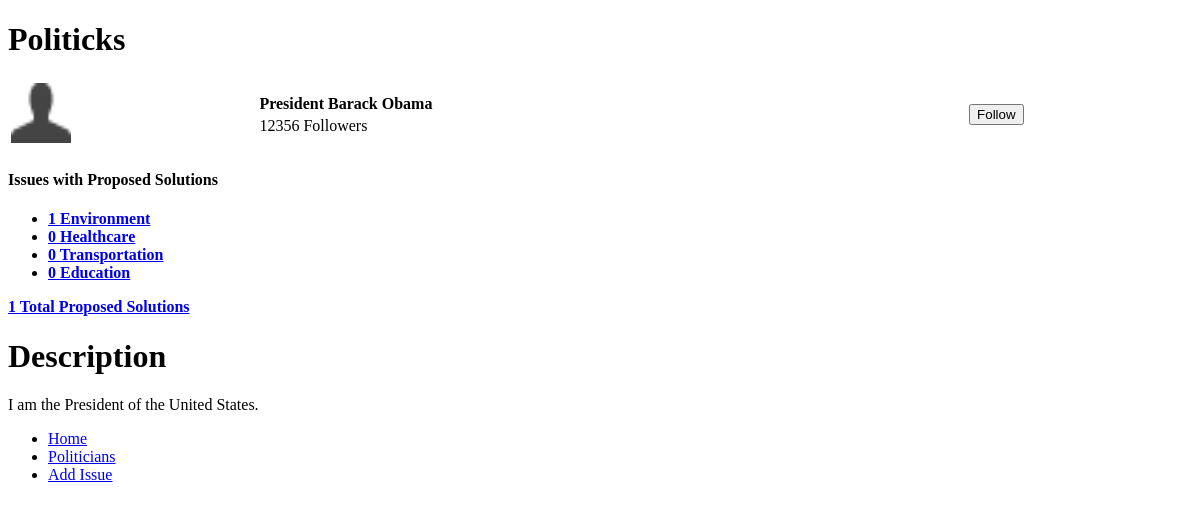
The app's page /politicianprofile.php?id=1 (signed in), older data.
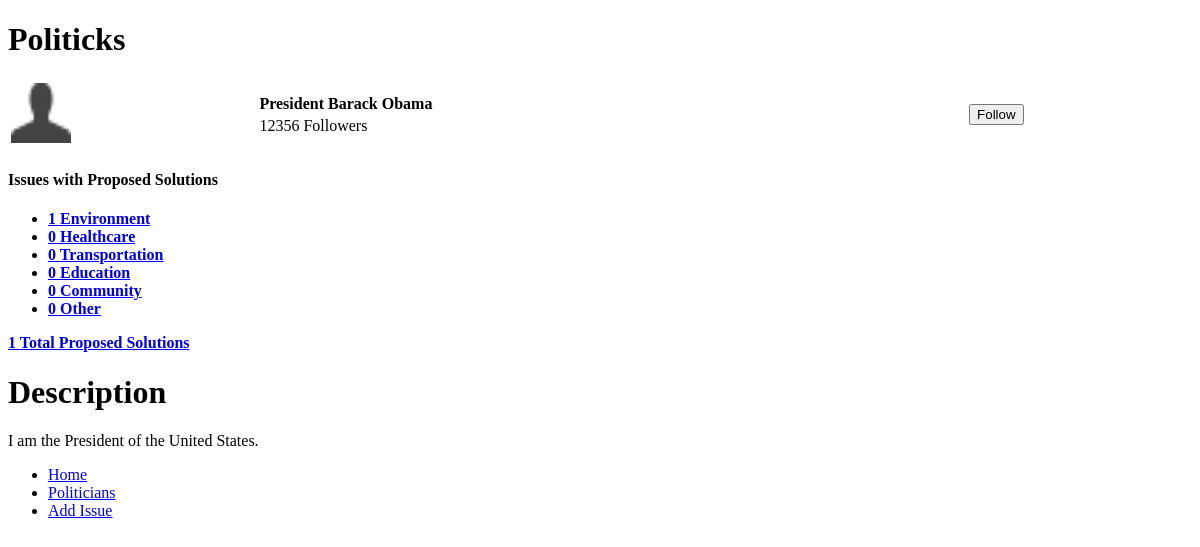
The same page, newer data.
### tables this page shows
CREATE TABLE IF NOT EXISTS `politicians` (
  `id` int(11) NOT NULL AUTO_INCREMENT,
  `name` tinytext NOT NULL,
  `followers` int(11) NOT NULL DEFAULT '0',
  `description` text NOT NULL,
  `image` varchar(100) NOT NULL,
  `email` varchar(50) NOT NULL,
  PRIMARY KEY (`id`),
  UNIQUE KEY `email` (`email`)
);

CREATE TABLE IF NOT EXISTS `categories` (
  `id` int(11) NOT NULL AUTO_INCREMENT,
  `name` tinytext NOT NULL,
  `icon` varchar(75) NOT NULL,
  PRIMARY KEY (`id`)
);

### politicianprofile.php (the view, shortened to what this page needs)
<?php include_once("header.php") ?>
	<div data-role="content">
<?php
	if(isset($_GET["id"])){
		$query = sprintf("select * from politicians where id='%s'",mysql_real_escape_string($_GET["id"]));
		$result = mysql_query($query);
		$row = mysql_fetch_array($result);
		$id = $row["id"];
		$name = $row["name"];
		$followers = $row["followers"];
		$description = $row["description"];
		$issuesgrid = "";
		$query = "select * from categories";
		$result = mysql_query($query);
		$totalcount = 0;
		while ($row=mysql_fetch_array($result)){
			$query = sprintf("select * from proposedsolutions where politician_id='%s' and category_id='%s'", mysql_real_escape_string($id), mysql_real_escape_string($row["id"]));
			$countresult = mysql_query($query);
			$count = mysql_num_rows($countresult);
			$totalcount += $count;
			$issuesgrid .= "<li><a href=\"politicianissues.php?pid=".$_GET['id']."&cid=".$row['id']."\" id=\"".$row["name"]."\" data-icon=\"custom\" data-theme=\"c\">".$count." ".$row['name']."</a></li>";
		}
	}else{
  		redirect_to_URL("politicians.php");
	}
?>
		<table width="100%">
			<tr>
				<td>
					<img src="images/icons/111-user.png" width="60px" height="60px"></img>
				</td>
				<td>
					<table>
					<tr><td>
						<b><?= $name; ?></b>
					</td></tr>
					<tr><td>
						<?= $followers; ?> Followers
					</td></tr>
					</table>
				</td>
				<td>
					<p align="right">
					<?php
						$q = sprintf("select * from userstopoliticians where politician_id='%s' and user_id='%s'", mysql_real_escape_string($id), mysql_real_escape_string($_SESSION["userid"]));
						$result = mysql_query($q);
						if(mysql_num_rows($result) == 0){
							$output = 	"<input type=\"submit\" value=\"Follow\"></input>";
						}else{
							$output = 	"<a href=\"#\" class=\"ui-disabled\" data-role=\"button\">Followed</a>";
						}
					?>
					<form action="politicianprofile.php?id=<?=$_GET['id'];?>" method="post">
						<?= $output; ?>
					</form>
					</p>
				</td>
			</tr>
		</table>
		<label for="issuesgrid"><h4>Issues with Proposed Solutions<h4></label>
		<div name="issuesgrid" data-role="footer" class="nav-glyphish-example">
			<div data-role="navbar" class="nav-glyphish-example" data-grid="a">
			<ul>
				<?= $issuesgrid; ?>
			</ul>
			</div>
		</div>
		<a href="politicianissues.php?pid=<?= $_GET['id']; ?>" data-role="button"><?= $totalcount; ?> Total Proposed Solutions</a>
		<h1>Description</h1>
		<p>
			<?= $description; ?>
		</p>
	</div>
<?php include_once("footer.php") ?>

### header.php (shortened to what this page needs)
<!DOCTYPE html>
<html>
<head>
	<link rel="stylesheet" href="http://code.jquery.com/mobile/1.2.0/jquery.mobile-1.2.0.min.css" />
	<link rel="stylesheet" href="styles.css" />
</head>
<body>
<div data-role="page" data-theme="b" data-content-theme="b" id="one">
<div data-role="header" data-position="fixed">
	<h1>Politicks</h1>
</div>

### footer.php (shortened to what this page needs)
<div data-role="footer" data-position="fixed">
	<div data-role="navbar">
		<ul>
			<li><a href="index.php" data-icon="home" data-theme="a">Home</a></li>
			<li><a href="politicians.php" id="politicians" data-icon="custom" data-theme="a">Politicians</a></li>
			<li><a href="addissue.php" data-icon="plus" data-theme="a">Add Issue</a></li>
		</ul>
	</div>
</div>
</body>
</html>

Row changes from the older to the newer data that the page shows:
added categories: count "0", name "Community"
added categories: count "0", name "Other"
